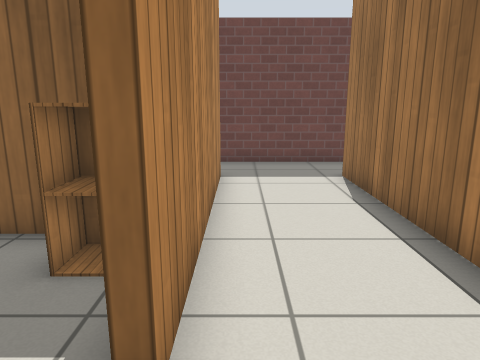
view 1 (above)

15 first-person views from a walk through a Gazebo world. The camera is 1 m above the floor, tilts 12° down and sees 70° across. The floor is counted in squares, 0.5 m on a side. Each view is taken from the middle of a square. On the plan, view 1 faces up. The plan holds only what a view shows up to about 18 squares ahead; the rest is blank. Simple patterns stand in for the simulator's built-in surfaces.

view 2
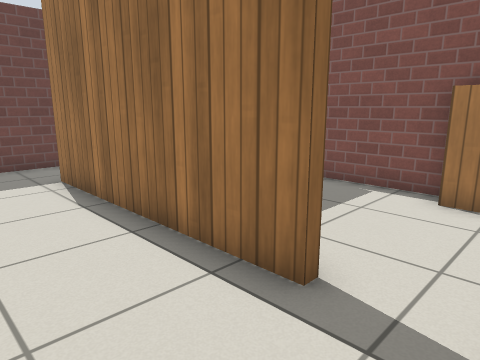

view 3
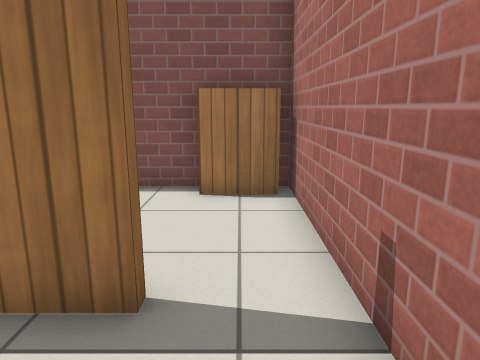

view 4
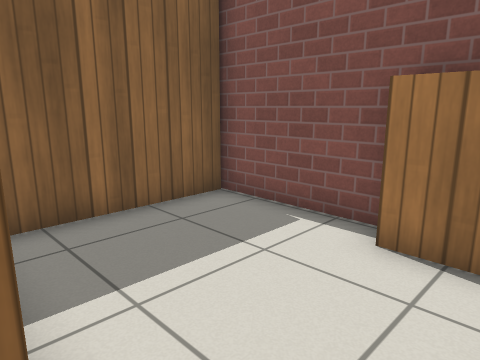

view 5
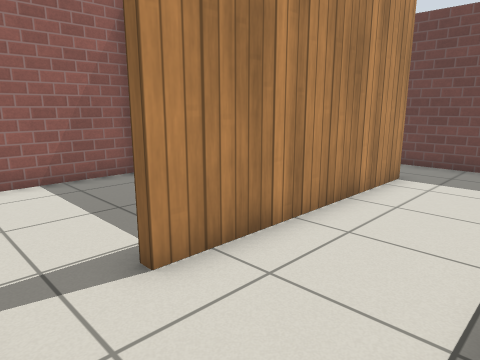

view 6
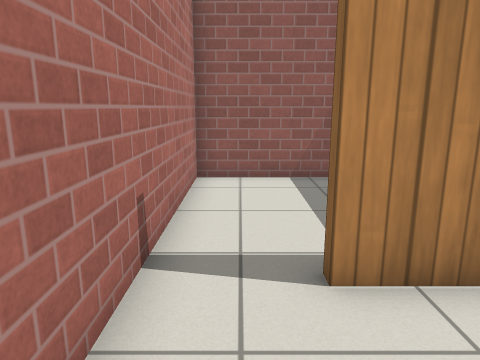

view 7
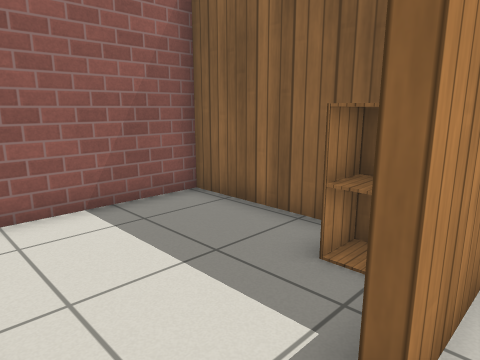

view 8
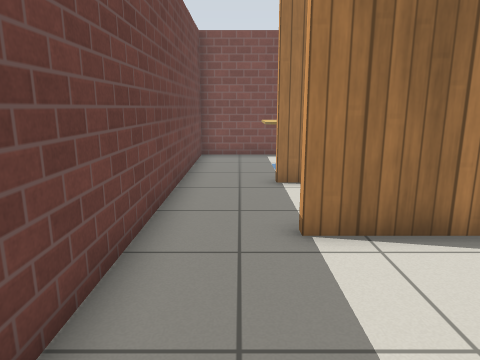

view 9
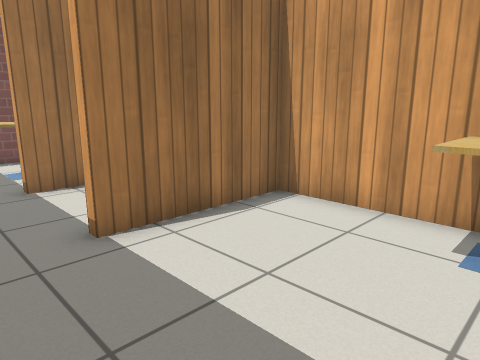

view 10
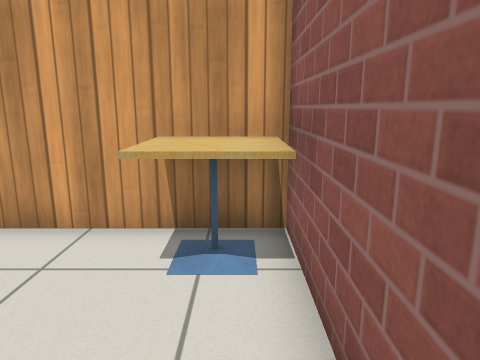

view 11
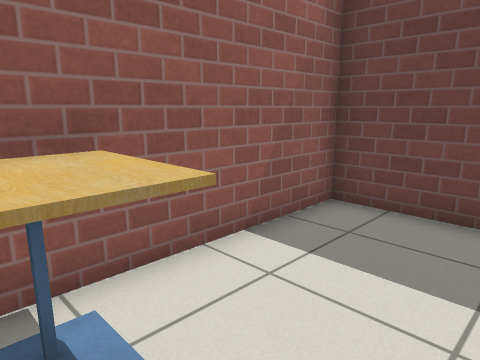

view 12
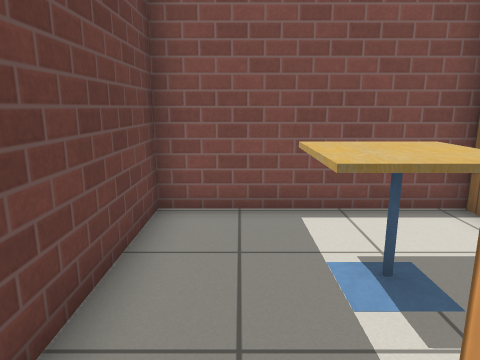

view 13
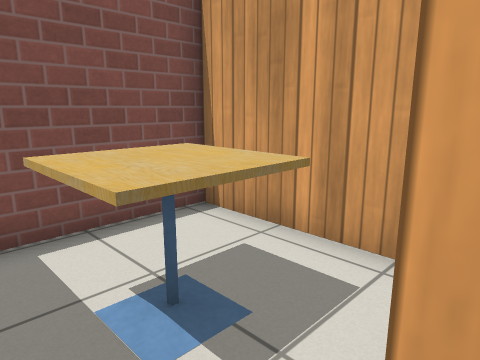

view 14
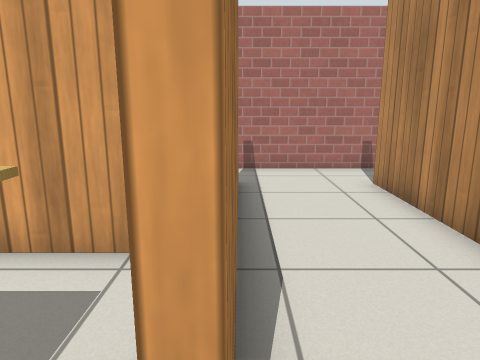

view 15
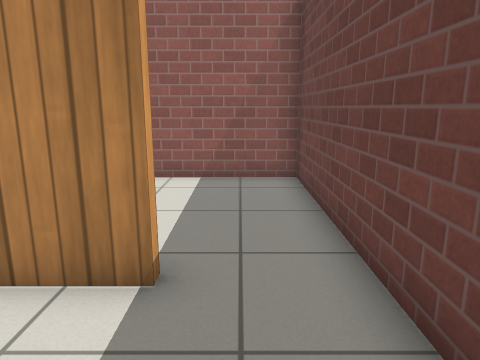

### Floor plan
Points are (right, up) in squares from view 1. A wall is a line through its corners. A room is listed if a view was taken in it or the views show most of it. See-through windows are left out.
Room 1 (views 1, 2, 3, 4, 5, 6, 7, 12, 13, 14, 15)
walls: (-0.6, 10) (-0.6, 2); (3, 2) (3, 10.1); (-0.6, -0.3) (3.4, -0.3); (3.4, 12.6) (-0.6, 12.6)
ways out: opening at (-1, 11.5) to room 2; opening at (3, 11.5) to room 3; opening at (3, 1) to room 4; opening at (-1, 1) to room 5
Room 2 (views 8, 9, 10, 11)
walls: (-0.6, 12.6) (-6.8, 12.6) (-6.8, 5.5) (-0.9, 5.5) (-0.9, 10) (-0.6, 10)
ways out: opening at (-1, 11.5) to room 1
objects: cafe table (-6, 6) to (-5, 7)
Room 3 (no view inside)
walls: (4.5, 6.5) (8.6, 6.5); (8.6, 5.9) (8.6, 12.6) (3.4, 12.6)
ways out: opening at (3, 11.5) to room 1
objects: cafe table (5, 9) to (6, 10)
Room 4 (no view inside)
walls: (8.6, 6.2) (4, 6.2); (3.4, -0.3) (8.6, -0.3) (8.6, 5.9)
ways out: opening at (3, 1) to room 1
objects: bookshelf (8, 1) to (8, 2)
Room 5 (no view inside)
walls: (-2.2, 5.2) (-6.8, 5.2) (-6.8, -0.3) (-0.6, -0.3)
ways out: opening at (-1, 1) to room 1
objects: cabinet (-2, 4)

Where each view was taken, in squares from view 1:
view 1: 0 up, 0 right, facing up
view 2: 0 up, 0 right, facing up-right
view 3: 1 up, 0 right, facing right
view 4: 0 up, 3 right, facing up-right
view 5: 0 up, 3 right, facing up-left
view 6: 1 up, 3 right, facing left
view 7: 0 up, 0 right, facing up-left
view 8: 11 up, 6 left, facing right
view 9: 12 up, 6 left, facing down-right
view 10: 11 up, 6 left, facing down
view 11: 6 up, 3 left, facing up-left
view 12: 11 up, 2 right, facing right
view 13: 11 up, 3 right, facing down-right
view 14: 11 up, 3 right, facing down
view 15: 11 up, 3 right, facing left
